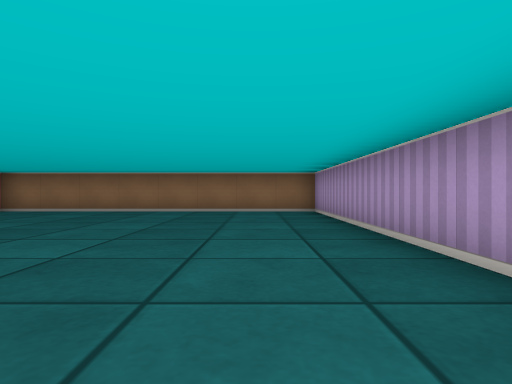
View 1 (above)

19 first-person views from a walk through a cub3D maze. The camera is about half as high as the walls, looks level and sees 75° across. The floor is counted in squares. Each view is taken from the middle of a square. On the plan, view 1 faces up. The plan holds only what a view shows up to about 9 squares ahead; the rest is blank.

View 2
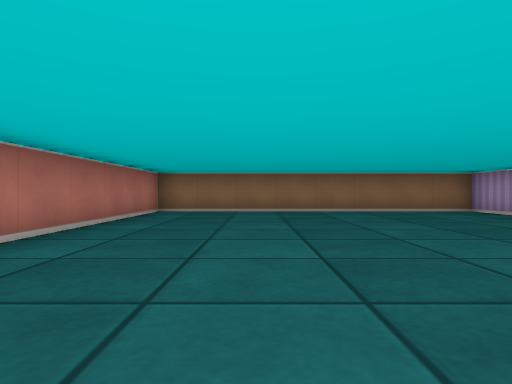

View 3
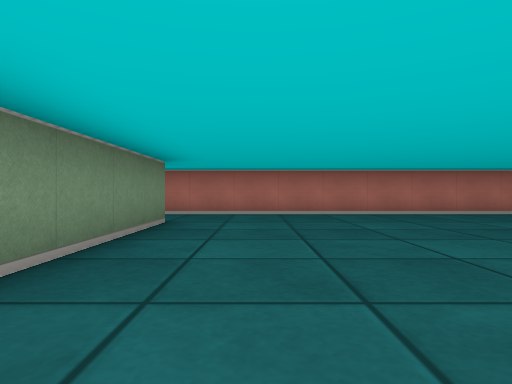

View 4
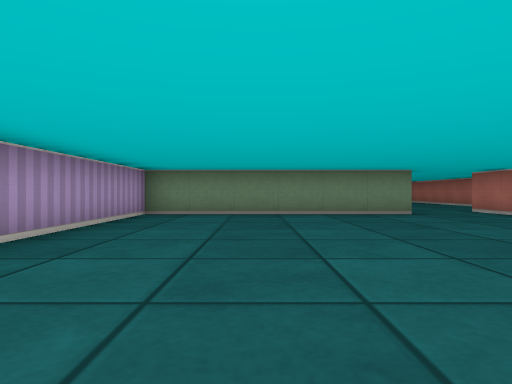

View 5
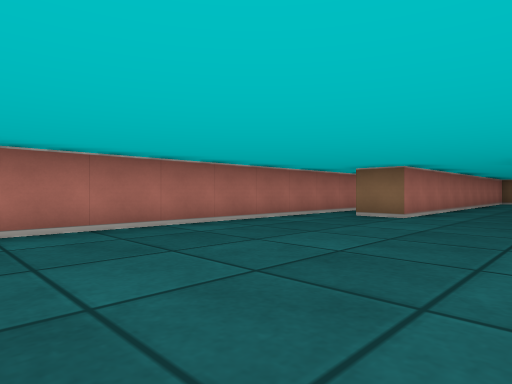

View 6
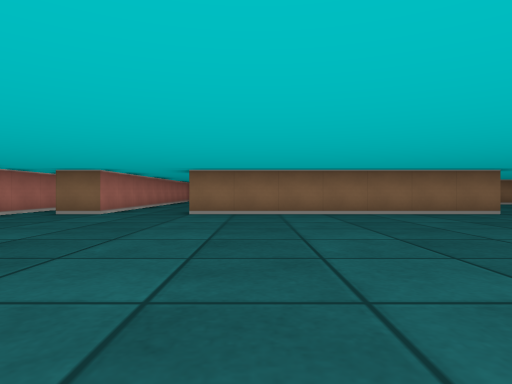

View 7
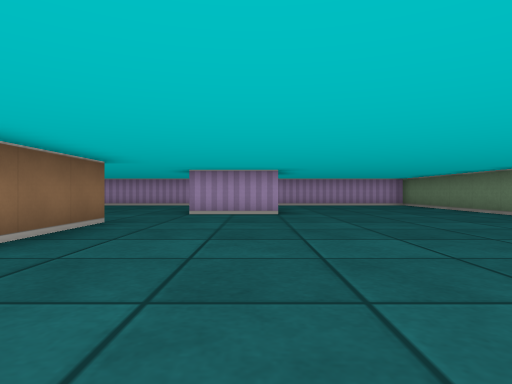

View 8
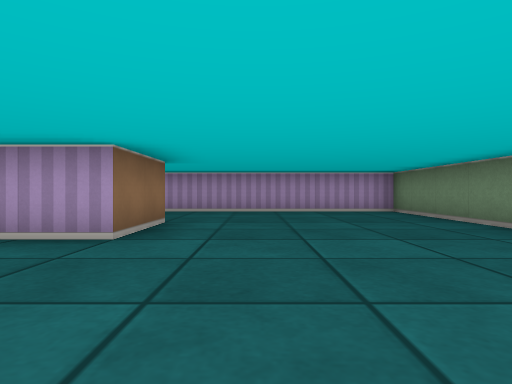

View 9
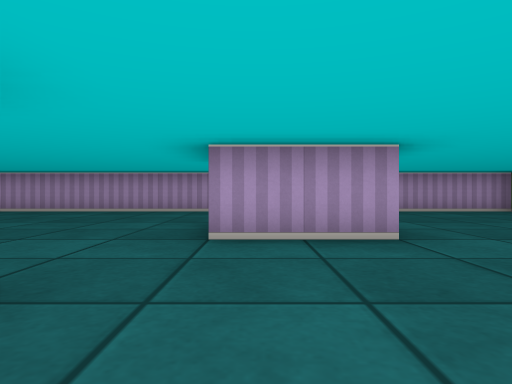

View 10
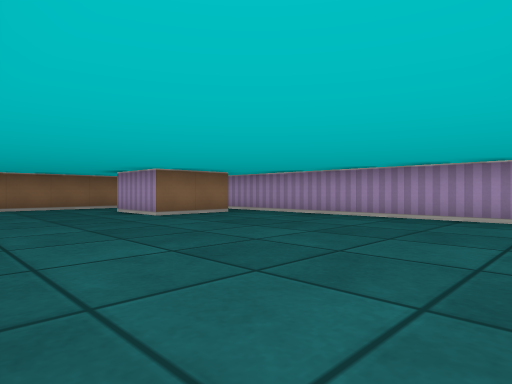

View 11
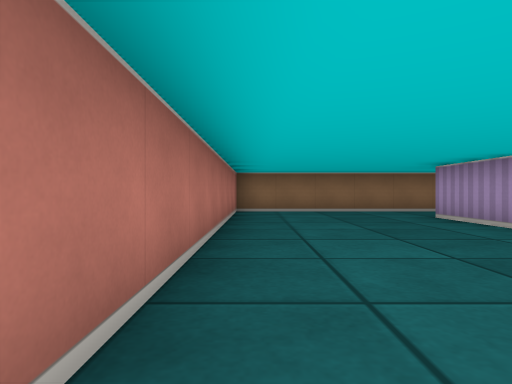

View 12
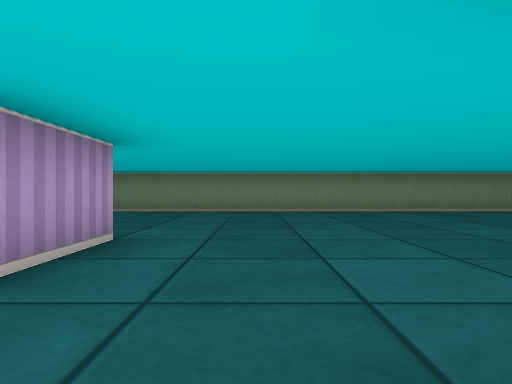

View 13
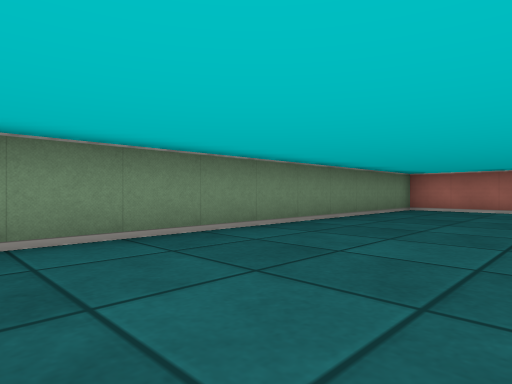

View 14
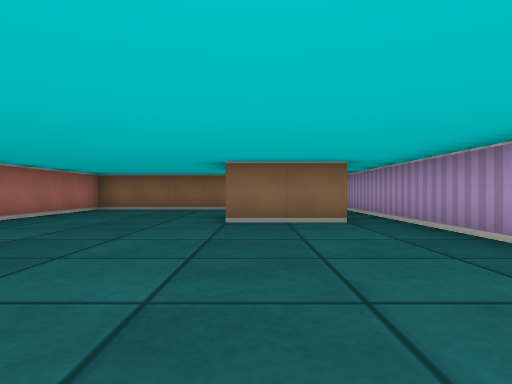

View 15
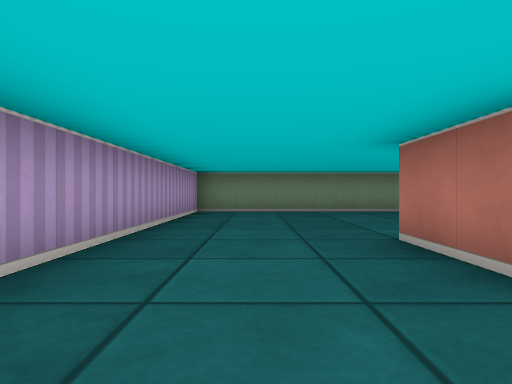

View 16
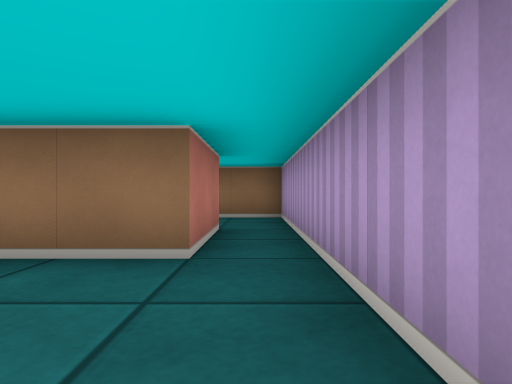

View 17
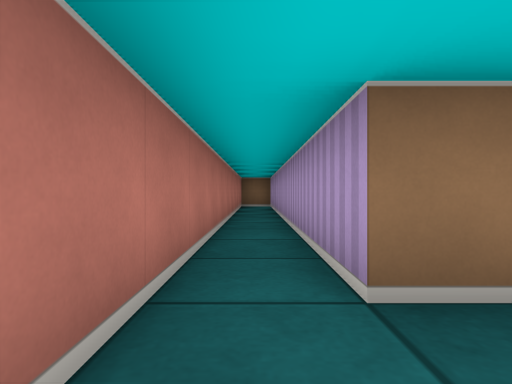

View 18
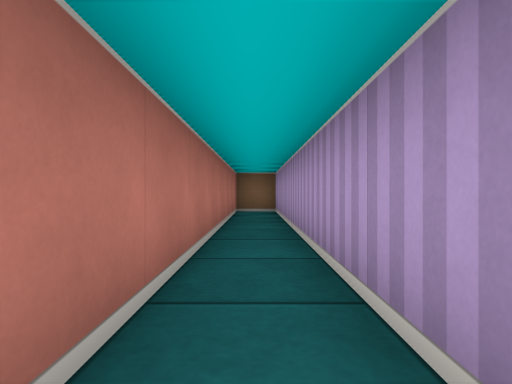

View 19
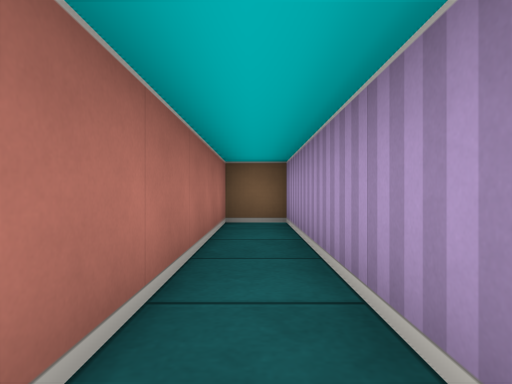

### Floor plan
Points are (right, up) in squares from view 1. A wall is a line through its corners. A room is listed if a view was taken in it or the views show most of it. See-through windows are left out.
Room 1 (views 1, 2, 3, 4)
walls: (-4.5, -0.5) (1.5, -0.5) (1.5, 8.5) (-6.5, 8.5) (-6.5, -0.5)
ways out: opening at (-5.5, -1) to room 2
Room 2 (views 5, 6, 7, 8, 9, 10, 11, 12, 13, 14, 15, 16, 17, 18, 19)
walls: (2.5, -1.5) (-4.5, -1.5); (6.5, -2.9) (6.5, -4.5) (4.5, -4.5) (4.5, -2.5); (-6.5, -0.5) (-6.5, -1.5) (-7.5, -1.5) (-7.5, 8.5) (-8.5, 8.5) (-8.5, -9.5) (9.5, -9.5) (9.5, 4.5); (8.5, 4.5) (6.5, 4.5) (6.5, 6.5); (6.5, 8.5) (2.5, 8.5) (2.5, 0.6)
ways out: opening at (-5.5, -1) to room 1; opening at (7.5, 7.5) to room 3; opening at (9, 5.5) to room 3
Room 3 (no view inside)
walls: (8.5, 6.5) (8.5, 4.5); (9.5, 4.5) (9.5, 8.5) (6.5, 8.5)
ways out: opening at (7.5, 7.5) to room 2; opening at (9, 5.5) to room 2

Where each view was taken, in squares from view 1:
view 1: 0 up, 0 right, facing up
view 2: 0 up, 4 left, facing up
view 3: 1 up, 1 right, facing left
view 4: 7 up, 1 left, facing down
view 5: 8 down, 4 left, facing up-left
view 6: 9 down, 3 left, facing up
view 7: 4 down, 3 left, facing right
view 8: 6 down, 1 right, facing right
view 9: 3 down, 1 right, facing right
view 10: 2 down, 3 right, facing up-right
view 11: 0 up, 3 right, facing up
view 12: 1 down, 3 right, facing down
view 13: 6 down, 1 right, facing down-left
view 14: 1 down, 7 right, facing up
view 15: 1 down, 8 right, facing down
view 16: 2 up, 9 right, facing up
view 17: 3 down, 8 left, facing up
view 18: 0 up, 8 left, facing up
view 19: 3 up, 8 left, facing up
